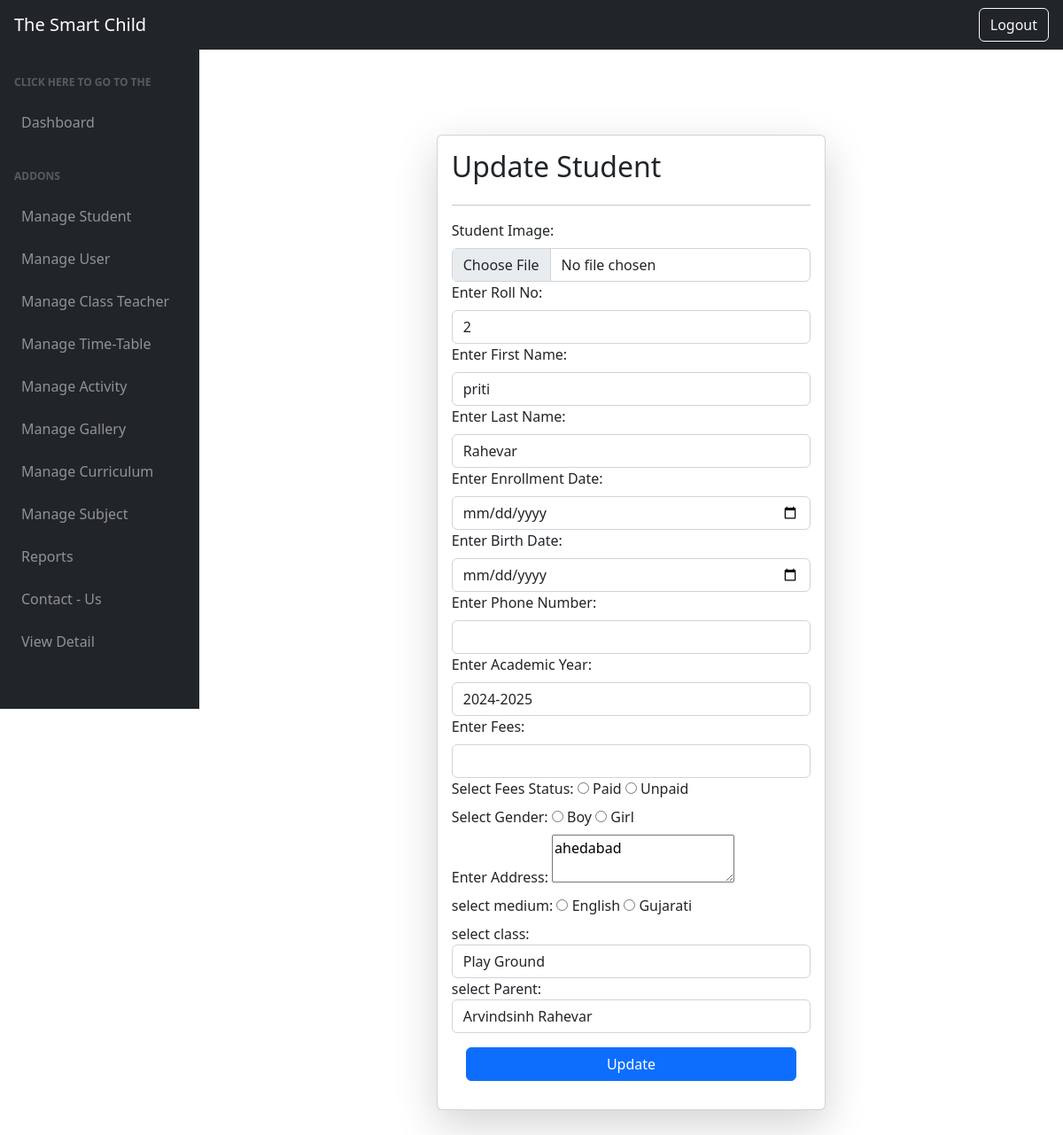
The page /update_student/21 (signed in) on the database its author committed.
### school/models.py (models this page shows, shortened)
class Student(models.Model):
    Medium=[('English','English'),('Gujarati','Gujarati')]
    gn=[('Boy','Boy'),('Girl','Girl')]
    stu_img=models.ImageField(upload_to='students/',default='')
    roll_no=models.PositiveIntegerField(default=None,null=True)
    enroll_date=models.DateField()
    fname=models.CharField(max_length=30)
    lname=models.CharField(max_length=30)
    dob=models.DateField(null=True)
    gender=models.CharField(max_length=15,choices=gn,default='')
    address=models.TextField(default='Ahemdabad')
    cls_name=models.ForeignKey('Class',on_delete=models.CASCADE,default='')
    medium_name=models.CharField(max_length=30,choices=Medium,default='English')
    fee=models.PositiveIntegerField(null=True)
    fee_status=models.CharField(max_length=20,choices=[('Paid','Paid'),('Unpaid','Unpaid')],default='Unpaid',null=True)
    phone_no=models.CharField(max_length=20,default=None,null=True)
    acd_year=models.CharField(max_length=20,null=True)
    parent=models.ForeignKey('Parent',on_delete=models.CASCADE,null=True)
    class Meta:
        ordering =['roll_no']

### school/views.py (the view, shortened to what this page needs)
# urls.py: path('update_student/<id>', update_student,name='update_student'),
@login_required(login_url='/login_page')
@user_passes_test(is_superuser)
def update_student(request, id):
    qry = Student.objects.get(id=id)
    s_rollno = qry.roll_no
    cls = Class.objects.all()
    parent = Parent.objects.all()
    return render(request,'update_student.html',{'qry':qry,'cls':cls,'parent':parent})

### school/views.py (called while the page is built)
def is_superuser(user):
    return user.is_superuser

### templates/update_student.html (shortened to what this page needs)
<!DOCTYPE html>
<html lang="en">
<head>
<link rel="stylesheet" href="https://cdn.jsdelivr.net/npm/bootstrap@4.0.0/dist/css/bootstrap.min.css">
<link href='https://unpkg.com/boxicons@2.0.9/css/boxicons.min.css' rel='stylesheet'>
</head>
<body class="sb-nav-fixed">
    <nav class="sb-topnav navbar navbar-expand navbar-dark bg-dark">
            <a class="navbar-brand ps-3" href="{% url "admin_dash"%}">The Smart Child</a>
            <button class="btn btn-link btn-sm order-1 order-lg-0 me-4 me-lg-0" id="sidebarToggle" href="#!"></button>
        </nav>
        {% include "admin_sidebar.html" %}
            <div id="layoutSidenav_content">
                <main>
                <div class='p-5'>
<form method="post" class="col-6 mx-auto card p-3 my-4 m-2 shadow-lg" enctype='multipart/form-data'>
 <h2> Update Student </h2>
<hr>
<div>
 <label >Student Image:</label>
<input type="file" class="form-control"  name="img" value='{{qry.stu_img}}'>
</div>
<div>
  <label for="rollno">Enter Roll No:</label>
  <input type="text" class="form-control" id="rollno" name="rollno" value="{{ qry.roll_no }}" required>
</div>
<div>
  <label for="fname">Enter First Name:</label>
  <input type="text" class="form-control" id="fname" name="fname" value="{{ qry.fname }}" required>
</div>
<div>
  <label for="lname">Enter Last Name:</label>
  <input type="text" class="form-control" id="lname" name="lname" value="{{ qry.lname }}" required>
</div>
  <div>
    <label for="e_date">Enter Enrollment Date:</label>
    <input type="date" class="form-control" id="e_date" name="e_date" value="{{ qry.enroll_date }}" required>
</div>
<div>
  <label for="dob">Enter Birth Date:</label>
  <input type="date" class="form-control" id="dob" name="dob" value="{{ qry.dob }}" required>
</div>
<div>
  <label>Enter Phone Number:</label>
  <input type="number" class="form-control" name="phone" id="phoneInput" required>
</div>
  <div>
    <label >Enter Academic Year:</label>
    <input type="text" class="form-control"  name="a_year" value='2024-2025' required>
  </div>
    <div>
    <label >Enter Fees:</label>
    <input type="number" class="form-control"  name="fees" value='{{qry.fees}}' required>
  </div>
  <div>
    <label >Select Fees Status:</label>
      <input type="radio" id="gender" name="status" value="Paid">
      <label for="status">Paid</label>
      <input type="radio" id="status" name="status" value="Unpaid">
      <label for="status">Unpaid</label><br>
  </div>
  <div>
    <label >Select Gender:</label>
      <input type="radio" id="gender" name="gender" value="Boy">
      <label for="gender">Boy</label>
      <input type="radio" id="gender" name="gender" value="Girl">
      <label for="gender">Girl</label><br>
  </div>
<div>
    <label >Enter Address:</label>
    <textarea name='address'required>{{qry.address}}</textarea>
  </div>
<div>
  <label>select medium:</label>
    <input type="radio" id="medium" name="medium" value="English">
    <label for="medium">English</label>
    <input type="radio" id="medium" name="medium" value="Gujarati">
    <label for="medium">Gujarati</label><br>
</div>
<div>
select class:
<select name='class' class='form-control'>
{%for i in cls%}
<option value='{{i.id}}'>{{i.c_name}}</option>
{%endfor%}
</select>
</div>
<div>
                          select Parent:
                          <select name='parent' class='form-control'>
                            {%for i in parent%}
                            <option value='{{i.id}}'>{{i.fname}} {{i.lname}}</option>
                            {%endfor%}
                          </select>
                        </div>
  <input class="btn btn-primary m-3" type="submit" value="Update" name="submit">
</form>
</main>
</div>
</body>
</html>

### rows shown on the page
Student: rollno "2", fname "priti", lname "Rahevar", address "ahedabad"

### other values the page prints
form field class "Play Ground"
form field parent "Arvindsinh Rahevar"
